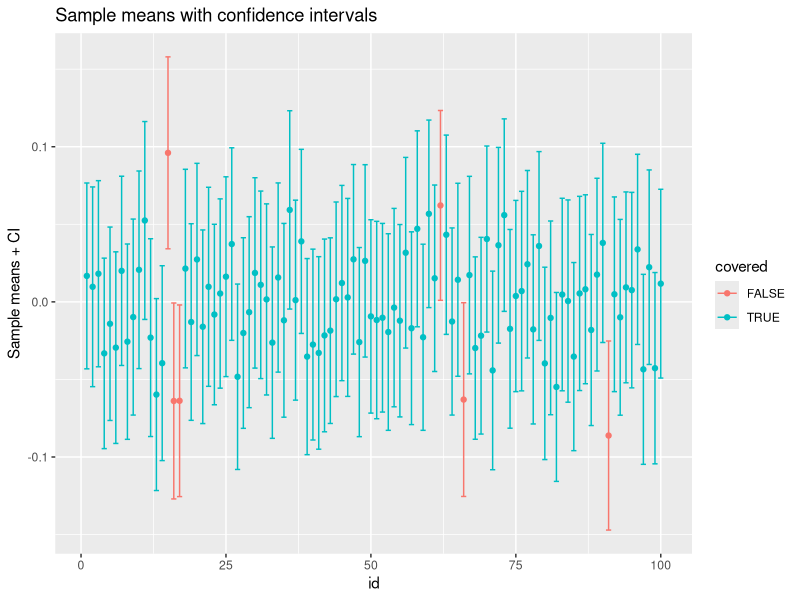

Write the R code that produced this figure.
## ---- chunk 1
library(tidyverse)
library(knitr)
## ---- chunk 2
samp <- matrix(data = NA, nrow = 1000, ncol = 100)
samp_mean <- rep(NA, 100)
samp_bias <- rep(NA, 100)
ci_low <- rep(NA, 100)
ci_high <- rep(NA, 100)
se <- rep(NA, 100)
## ---- chunk 3
set.seed(149)
for (i in 1:100){
  samp[,i] <- rnorm(1000)
  samp_mean[i] <-  mean(samp[,i])
  samp_bias[i] <- abs(samp_mean[i])
  se[i] <- sd(samp[,i])/sqrt(1000)
  ci_high[i] <- samp_mean[i] + qnorm(0.975) * se[i]
  ci_low[i] <-  samp_mean[i] + qnorm(0.025) *se[i]
}
## ---- chunk 4
estimates <- cbind(samp_mean, samp_bias, se, ci_low, ci_high)
estimates <- as.data.frame(estimates)
estimates$covered <- estimates$ci_low < 0 & estimates$ci_high > 0 
estimates$id <- seq(from = 1, to = 100, by = 1)
## ---- chunk 5
ggplot(data = estimates, mapping = aes(col = covered)) + 
  geom_point(mapping = aes(x = id, y = samp_mean)) +
  geom_errorbar(mapping = aes(x = id, ymin = ci_low, ymax = ci_high)) +
  ylab('Sample means + CI') +
  ggtitle('Sample means with confidence intervals')
## ---- chunk 6
estimates %>%
  filter(!covered) %>%
  knitr::kable(digits = 3)
